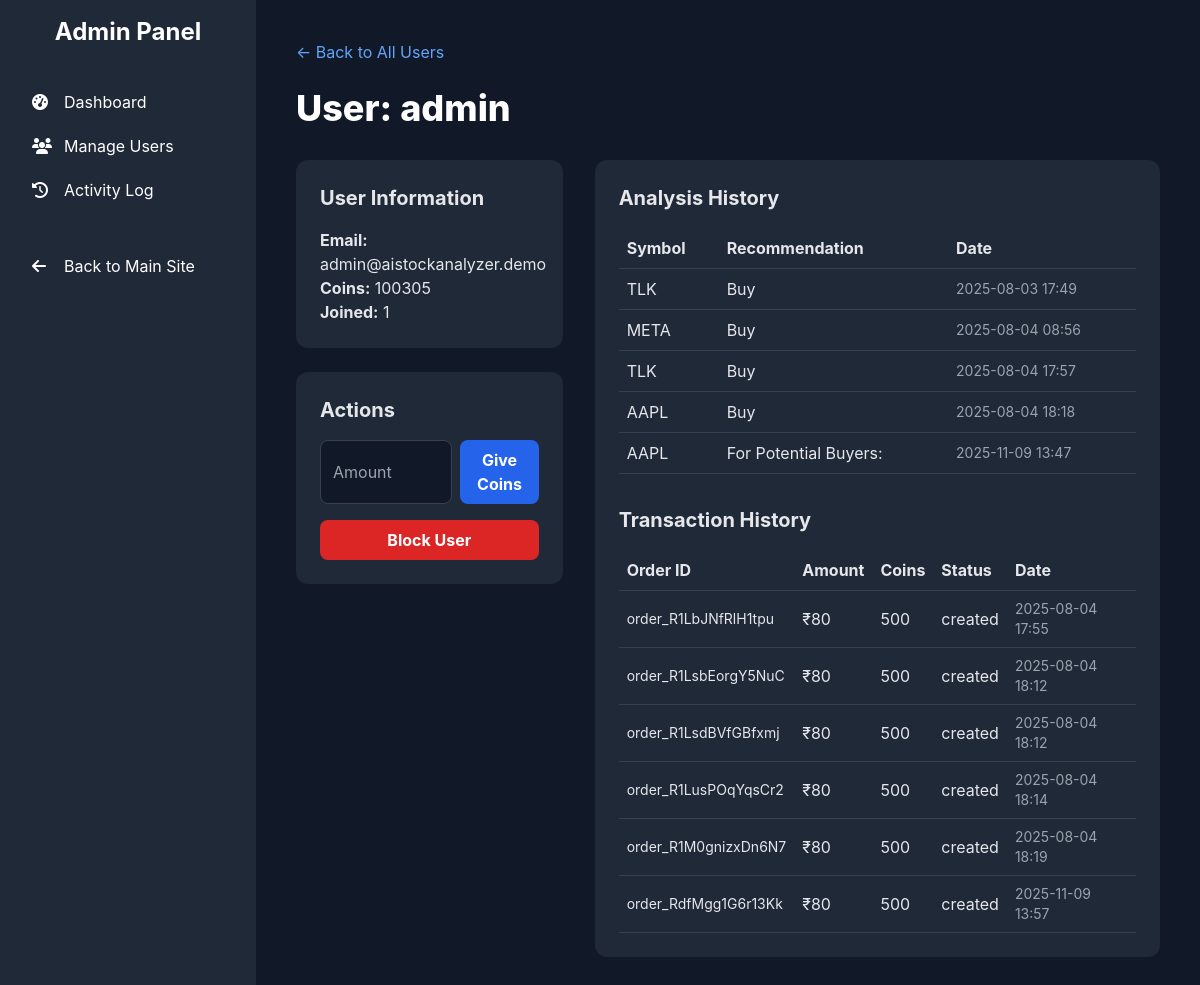
The page /admin/user/1 (signed in) on the database its author committed.
### app.py (models this page shows)
class User(db.Model, UserMixin):
    id = db.Column(db.Integer, primary_key=True)
    username = db.Column(db.String(20), unique=True, nullable=False)
    email = db.Column(db.String(120), unique=True, nullable=False)
    password = db.Column(db.String(60), nullable=False)
    coins = db.Column(db.Integer, default=10)
    is_verified = db.Column(db.Boolean, nullable=False, default=False)
    is_admin = db.Column(db.Boolean, nullable=False, default=False)
    is_blocked = db.Column(db.Boolean, nullable=False, default=False)
    created_at = db.Column(db.DateTime, nullable=False, default=datetime.utcnow)
    analyses = db.relationship('AnalysisHistory', backref='author', lazy=True)
    orders = db.relationship('Order', backref='customer', lazy=True)
    activities = db.relationship('UserActivity', backref='user', lazy=True)
    notifications = db.relationship('Notification', backref='recipient', lazy=True, cascade="all, delete-orphan")

class AnalysisHistory(db.Model):
    id = db.Column(db.Integer, primary_key=True)
    symbol = db.Column(db.String(10), nullable=False)
    recommendation = db.Column(db.String(50), nullable=False)
    full_analysis = db.Column(db.Text, nullable=True)
    price_at_analysis = db.Column(db.Float, nullable=False)
    rec_color = db.Column(db.String(10), nullable=False)
    date_analyzed = db.Column(db.DateTime, nullable=False, default=datetime.utcnow)
    user_id = db.Column(db.Integer, db.ForeignKey('user.id'), nullable=False)

class Order(db.Model):
    id = db.Column(db.Integer, primary_key=True)
    order_id = db.Column(db.String(40), unique=True, nullable=False)
    payment_id = db.Column(db.String(40))
    amount = db.Column(db.Integer, nullable=False)
    coins_purchased = db.Column(db.Integer, nullable=False)
    status = db.Column(db.String(20), nullable=False, default='created')
    date_created = db.Column(db.DateTime, nullable=False, default=datetime.utcnow)
    user_id = db.Column(db.Integer, db.ForeignKey('user.id'), nullable=False)

### app.py (the view)
@admin.route('/user/<int:user_id>')
@admin_required
def user_detail(user_id):
    user = User.query.get_or_404(user_id)
    return render_template('user_detail.html', user=user)

### app.py (called while the page is built)
@login_manager.user_loader
def load_user(user_id):
    return db.session.get(User, int(user_id))

def admin_required(f):
    @wraps(f)
    def decorated_function(*args, **kwargs):
        if not current_user.is_authenticated or not current_user.is_admin:
            flash("You do not have permission to access this page.", "danger")
            return redirect(url_for('home'))
        return f(*args, **kwargs)
    return decorated_function

### templates/admin/user_detail.html (shortened to what this page needs)
{% extends "admin/layout.html" %}
{% block content %}
<a href="{{ url_for('admin.manage_users') }}" class="text-blue-400 hover:underline mb-6 inline-block">&larr; Back to All Users</a>
<h1 class="text-4xl font-extrabold text-white mb-8">User: {{ user.username }}</h1>
<div class="grid grid-cols-1 lg:grid-cols-3 gap-8">
    <div class="lg:col-span-1 space-y-6">
        <div class="bg-gray-800 p-6 rounded-xl">
            <h3 class="text-xl font-bold mb-4">User Information</h3>
            <p><strong>Email:</strong> {{ user.email }}</p>
            <p><strong>Coins:</strong> {{ user.coins }}</p>
            <p><strong>Joined:</strong> {{ user.id }}</p>
        </div>
        <div class="bg-gray-800 p-6 rounded-xl">
            <h3 class="text-xl font-bold mb-4">Actions</h3>
            <form action="{{ url_for('admin.give_coins', user_id=user.id) }}" method="POST" class="flex gap-2">
                <input type="number" name="coins" placeholder="Amount" class="w-full bg-gray-900 border border-gray-700 rounded-lg px-3 py-2" required>
                <button type="submit" class="bg-blue-600 hover:bg-blue-700 text-white font-bold py-2 px-4 rounded-lg">Give Coins</button>
            </form>
            <div class="mt-4">
                {% if user.is_blocked %}
                <a href="{{ url_for('admin.unblock_user', user_id=user.id) }}" class="w-full text-center block bg-green-600 hover:bg-green-700 text-white font-bold py-2 px-4 rounded-lg">Unblock User</a>
                {% else %}
                <a href="{{ url_for('admin.block_user', user_id=user.id) }}" class="w-full text-center block bg-red-600 hover:bg-red-700 text-white font-bold py-2 px-4 rounded-lg">Block User</a>
                {% endif %}
            </div>
        </div>
    </div>
    <div class="lg:col-span-2 bg-gray-800 p-6 rounded-xl">
        <h3 class="text-xl font-bold mb-4">Analysis History</h3>
        <div class="overflow-y-auto max-h-96">
            <table class="w-full text-left">
                <thead>
                    <tr class="border-b border-gray-700">
                        <th class="p-2">Symbol</th>
                        <th class="p-2">Recommendation</th>
                        <th class="p-2">Date</th>
                    </tr>
                </thead>
                <tbody>
                    {% for analysis in user.analyses %}
                    <tr class="border-b border-gray-700">
                        <td class="p-2">{{ analysis.symbol }}</td>
                        <td class="p-2">{{ analysis.recommendation }}</td>
                        <td class="p-2 text-sm text-gray-400">{{ analysis.date_analyzed.strftime('%Y-%m-%d %H:%M') }}</td>
                    </tr>
                    {% else %}
                    <tr><td colspan="3" class="p-4 text-center">No analysis history.</td></tr>
                    {% endfor %}
                </tbody>
            </table>
        </div>
        <h3 class="text-xl font-bold mb-4 mt-8">Transaction History</h3>
        <div class="overflow-y-auto max-h-96">
            <table class="w-full text-left">
                <thead>
                    <tr class="border-b border-gray-700">
                        <th class="p-2">Order ID</th>
                        <th class="p-2">Amount</th>
                        <th class="p-2">Coins</th>
                        <th class="p-2">Status</th>
                        <th class="p-2">Date</th>
                    </tr>
                </thead>
                <tbody>
                    {% for order in user.orders %}
                    <tr class="border-b border-gray-700">
                        <td class="p-2 text-sm">{{ order.order_id }}</td>
                        <td class="p-2">₹{{ order.amount }}</td>
                        <td class="p-2">{{ order.coins_purchased }}</td>
                        <td class="p-2">{{ order.status }}</td>
                        <td class="p-2 text-sm text-gray-400">{{ order.date_created.strftime('%Y-%m-%d %H:%M') }}</td>
                    </tr>
                    {% else %}
                    <tr><td colspan="5" class="p-4 text-center">No transaction history.</td></tr>
                    {% endfor %}
                </tbody>
            </table>
        </div>
    </div>
</div>
{% endblock %}

### templates/admin/layout.html (style rules this page uses)
body { font-family: 'Inter', sans-serif; }

### rows shown on the page
User: username "admin", email "admin@aistockanalyzer.demo", coins "100305", id "1"
AnalysisHistory: symbol "TLK", recommendation "Buy", date_analyzed "2025-08-03 17:49"
AnalysisHistory: symbol "META", recommendation "Buy", date_analyzed "2025-08-04 08:56"
AnalysisHistory: symbol "TLK", recommendation "Buy", date_analyzed "2025-08-04 17:57"
AnalysisHistory: symbol "AAPL", recommendation "Buy", date_analyzed "2025-08-04 18:18"
AnalysisHistory: symbol "AAPL", recommendation "For Potential Buyers:", date_analyzed "2025-11-09 13:47"
Order: order_id "order_R1LbJNfRlH1tpu", amount "80", coins_purchased "500", status "created", date_created "2025-08-04 17:55"
Order: order_id "order_R1LsbEorgY5NuC", amount "80", coins_purchased "500", status "created", date_created "2025-08-04 18:12"
Order: order_id "order_R1LsdBVfGBfxmj", amount "80", coins_purchased "500", status "created", date_created "2025-08-04 18:12"
Order: order_id "order_R1LusPOqYqsCr2", amount "80", coins_purchased "500", status "created", date_created "2025-08-04 18:14"
Order: order_id "order_R1M0gnizxDn6N7", amount "80", coins_purchased "500", status "created", date_created "2025-08-04 18:19"
Order: order_id "order_RdfMgg1G6r13Kk", amount "80", coins_purchased "500", status "created", date_created "2025-11-09 13:57"
